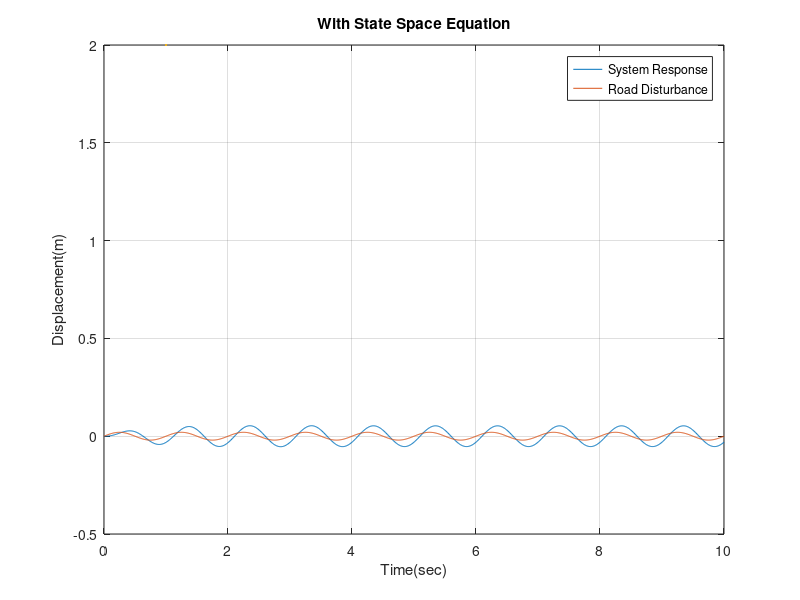

MATLAB code to generate this figure: (Note: this script raises an error after producing the figure.)
%% My Simulation
clc; clear; close all;clearvars;

sim = 10;
ts = 0.01;
t = 0:ts:sim;
number_of_sample = 1001;
ud = zeros(size(t));
t_new = t(1:number_of_sample);
% ud(1:101) = 0.3*(1-cos(2*pi*t(1:101)));
% ud(1:1001) = 0.01*sin(15*pi*t_new) + 0.02*sin(10*pi*t_new + pi/2) + 0.03*sin(pi*t_new);
ud(1:number_of_sample) = 0.02*sin(2*pi*t_new);
uc = zeros(size(t));
u = [uc; ud];

% Physical parameters
m_car = 320;    % kg
m_wheel = 40;   % kg
k_car = 18000 ; % N/m
k_wheel = 200000; % N/m
c_car = 1000;   % N/m/s
% c_wheel = 60;   % N/m/s

% State matrices
A = [ 0 1 0 0; [-k_car -c_car k_car c_car]/m_car ; 0 0 0 1; [k_car c_car (-k_car-k_wheel) -c_car]/m_wheel];
B = [ 0 0; 0 1/m_car ; 0 0 ; [-1 (k_wheel)]/m_wheel];
C = [1 0 0 0];
D = [0 0];

% subplot(2,1,1);
figure();
sys = ss(A,B,C,D);
disp(sys);
[b, a] = ss2tf(A,B,C,D,2);
sys_tf = tf(b, a);
disp(sys_tf);
% plot(t,lsim(sys,u,t),t,ud,'k:',LineWidth=1);
plot(t,lsim(sys,u,t),t,ud,LineWidth=2);
legend('System Response','Road Disturbance');
xlabel('Time(sec)');ylabel('Displacement(m)');
title('With State Space Equation');
grid on;


figure();
k_p = 0.01;
k_d = 10000;
c_pd = pid(k_p,0,k_d);
sys_feedback = feedback(c_pd*sys_tf,1);
disp(sys_feedback);
% [c_pi,info] = pidtune(sys_feedback,'PI');
step(sys_feedback);
figure();
margin(sys_feedback);

figure();
plot(t,lsim(sys_feedback,ud,t),t,ud);
legend('System Response','Road Disturbance');
xlabel('Time(sec)');ylabel('Displacement(m)');
title('With State Space Equation');
grid on;

% Fuzzy:
rule_labels = ["NB","NS","Z","PS","PB"];

% [b, a] = ss2tf(A,B,C,D,2);
% 
% tf_sys = tf(b, a);
% %subplot(2,1,2);
% figure(2);
% plot(t,lsim(tf_sys,ud,t),t,ud,'k:',LineWidth=4);
% legend('System Response');
% xlabel('Time(sec)');ylabel('Displacement(m)');
% title('With Transfer Function');
% grid on;


% Test:



% https://www.mathworks.com/help/fuzzy/fuzzy-pid-control-with-type-2-fis.html
% https://www.mathworks.com/help/fuzzy/working-from-the-command-line.html